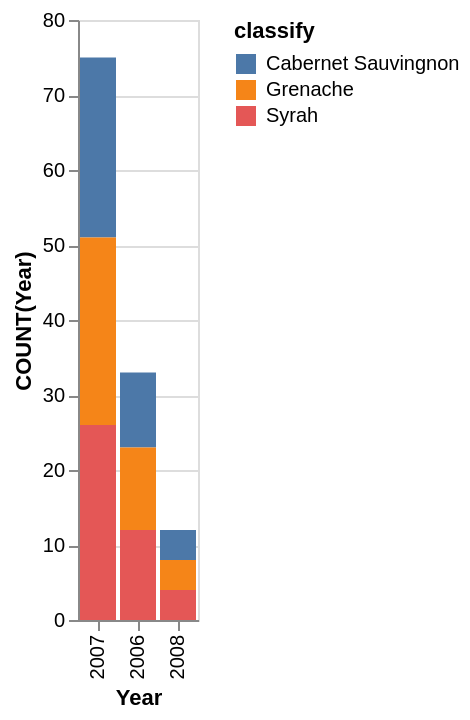

Source (Vega-Lite JSON):
### Vega-Lite specification from a JSON file in a GitHub repository (floating-point values rounded to 4 significant figures)
{"data": {"values": [{"x_data": "2006", "y_data": 10, "classify": "Cabernet Sauvingnon"}, {"x_data": "2007", "y_data": 24, "classify": "Cabernet Sauvingnon"}, {"x_data": "2008", "y_data": 4, "classify": "Cabernet Sauvingnon"}, {"x_data": "2006", "y_data": 11, "classify": "Grenache"}, {"x_data": "2007", "y_data": 25, "classify": "Grenache"}, {"x_data": "2008", "y_data": 4, "classify": "Grenache"}, {"x_data": "2006", "y_data": 12, "classify": "Syrah"}, {"x_data": "2007", "y_data": 26, "classify": "Syrah"}, {"x_data": "2008", "y_data": 4, "classify": "Syrah"}]}, "mark": "bar", "encoding": {"x": {"field": "x_data", "type": "nominal", "title": "Year", "sort": {"op": "sum", "field": "y_data", "order": "descending"}}, "y": {"field": "y_data", "type": "quantitative", "title": "COUNT(Year)"}, "color": {"field": "classify"}}}
